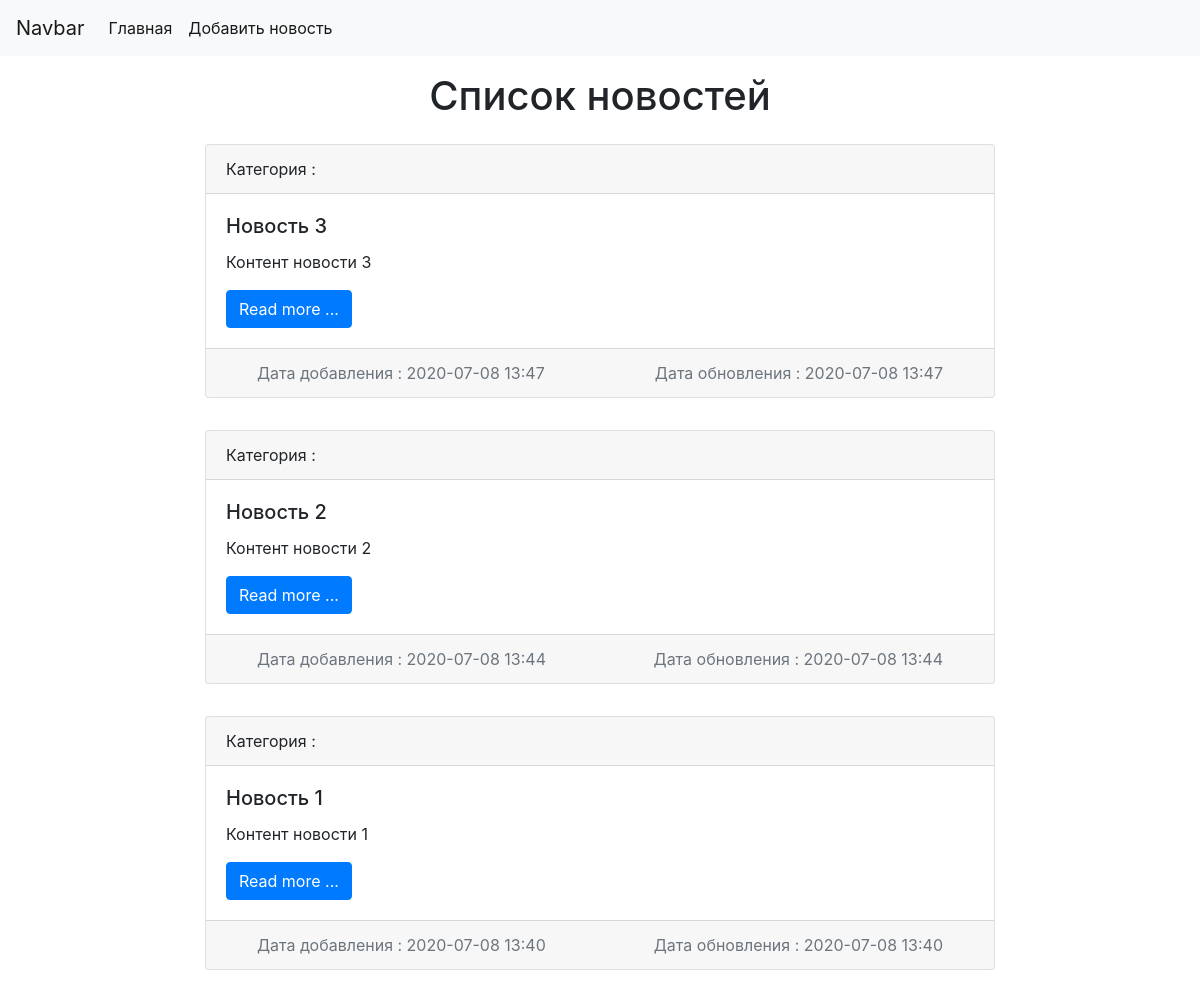
The app's page /, older data.
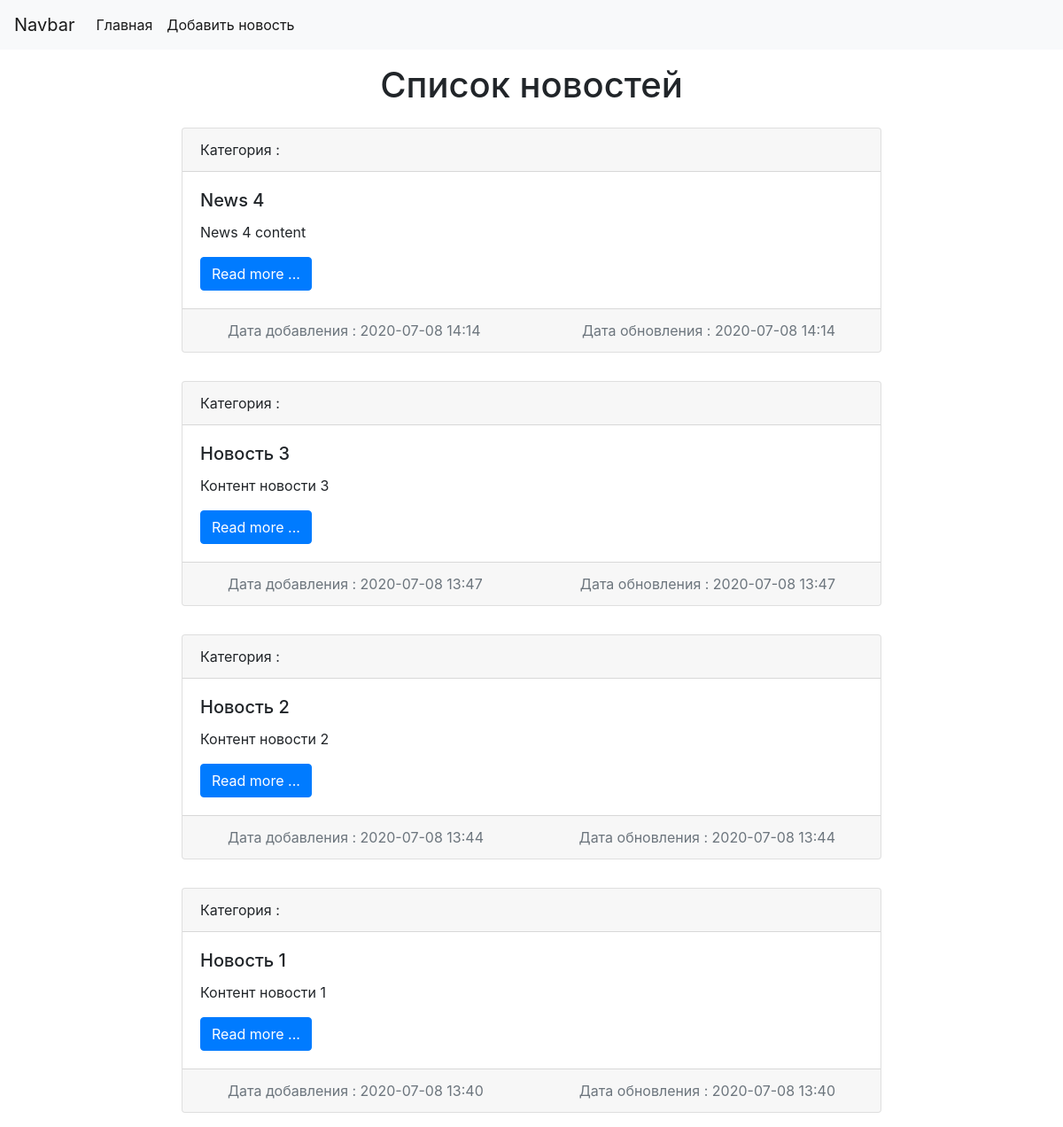
The same page, newer data.
### news/models.py (models this page shows, shortened)
class News(models.Model):
    title = models.CharField(max_length=150, verbose_name='Наименование')
    content = models.TextField(verbose_name='Контент')
    created_at = models.DateTimeField(auto_now_add=True, verbose_name='Опубликовано')
    update_at = models.DateTimeField(auto_now=True, verbose_name='Обновление')
    photo = models.ImageField(upload_to='photos/%Y/%m/%d', blank=True, verbose_name='Фото')
    is_published = models.BooleanField(default=True, verbose_name='Опубликовано ?')
    category = models.ForeignKey('Category', on_delete=models.PROTECT, null=True, verbose_name='Категория')
    class Meta:
        verbose_name = 'Новость'
        verbose_name_plural = 'Новости'
        ordering = ['-created_at']

### news/views.py (the view)
# urls.py: path('', index),
def index(request):
    news = News.objects.all()
    context = {
        'news': news,
         'title': 'Список новостей',
         }
    return render(request, 'news/index.html', context)

### news/templates/news/index.html (shortened to what this page needs)
<!doctype html>
<html landfasg="en">
<head>
    <link rel="stylesheet" href="https://stackpath.bootstrapcdn.com/bootstrap/4.5.0/css/bootstrap.min.css"
>
</head>
<body>
    <nav class="navbar navbar-expand-lg navbar-light bg-light">
        <a class="navbar-brand" href="/">Navbar</a>
        <div class="collapse navbar-collapse" id="navbarSupportedContent">
            <ul class="navbar-nav mr-auto">
                <li class="nav-item active"><a class="nav-link" href="/">Главная</a></li>
                <li class="nav-item active"><a class="nav-link" href="/">Добавить новость</a></li>
            </ul>
        </div>
    </nav>
    <div class="conteiner mt-3">
        <h1 class="text-center">{{title}}</h1>
        <div class="row justify-content-center">
            {% for item in news %}
            <div class="col-md-8">
                <div class="card mb-3 mt-3">
                    <div class="card-header">
                        Категория : {{ item.category.title }}
                    </div>
                    <div class="card-body">
                        <h5 class="card-title">{{ item.title }}</h5>
                        <p class="card-text">{{ item.content }}</p>
                        <a href="#" class="btn btn-primary">Read more ...</a>
                    </div>
                    <div class="card-footer text-muted ">
                        <div class="row justify-content-between ml-3 mr-3">
                            <div class="col-auto"> Дата добавления : {{ item.created_at|date:"Y-m-d H:i" }}</div>
                            <div class="col-auto">
                                Дата обновления : {{ item.update_at|date:"Y-m-d H:i" }}
                            </div>
                        </div>
                    </div>
                </div>
            </div>
            {% endfor %}
        </div>
    </div>
</body>
</html>

Row changes from the older to the newer data that the page shows:
added News: title "News 4", content "News 4 content", created_at "2020-07-08 14:14", update_at "2020-07-08 14:14"
